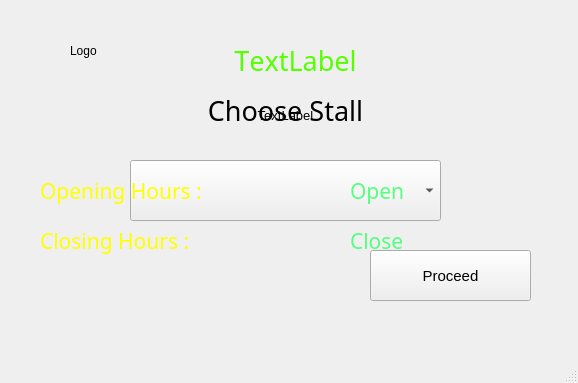
<?xml version="1.0" encoding="UTF-8"?>
<ui version="4.0">
 <class>MainWindow</class>
 <widget class="QMainWindow" name="MainWindow">
  <property name="geometry">
   <rect>
    <x>0</x>
    <y>0</y>
    <width>578</width>
    <height>383</height>
   </rect>
  </property>
  <property name="windowTitle">
   <string>MainWindow</string>
  </property>
  <widget class="QWidget" name="centralwidget">
   <widget class="QLabel" name="label">
    <property name="geometry">
     <rect>
      <x>0</x>
      <y>0</y>
      <width>571</width>
      <height>371</height>
     </rect>
    </property>
    <property name="text">
     <string/>
    </property>
    <property name="pixmap">
     <pixmap>background.jpeg</pixmap>
    </property>
    <property name="scaledContents">
     <bool>true</bool>
    </property>
   </widget>
   <widget class="QLabel" name="ch_stall">
    <property name="geometry">
     <rect>
      <x>130</x>
      <y>80</y>
      <width>311</width>
      <height>61</height>
     </rect>
    </property>
    <property name="font">
     <font>
      <family>Bradley Hand ITC</family>
      <pointsize>20</pointsize>
     </font>
    </property>
    <property name="autoFillBackground">
     <bool>true</bool>
    </property>
    <property name="text">
     <string>Choose Stall</string>
    </property>
    <property name="alignment">
     <set>Qt::AlignCenter</set>
    </property>
   </widget>
   <widget class="QComboBox" name="comboBox">
    <property name="geometry">
     <rect>
      <x>130</x>
      <y>160</y>
      <width>311</width>
      <height>61</height>
     </rect>
    </property>
   </widget>
   <widget class="QLabel" name="stall_name">
    <property name="geometry">
     <rect>
      <x>140</x>
      <y>20</y>
      <width>311</width>
      <height>81</height>
     </rect>
    </property>
    <property name="palette">
     <palette>
      <active>
       <colorrole role="WindowText">
        <brush brushstyle="SolidPattern">
         <color alpha="255">
          <red>85</red>
          <green>255</green>
          <blue>0</blue>
         </color>
        </brush>
       </colorrole>
      </active>
      <inactive>
       <colorrole role="WindowText">
        <brush brushstyle="SolidPattern">
         <color alpha="255">
          <red>85</red>
          <green>255</green>
          <blue>0</blue>
         </color>
        </brush>
       </colorrole>
      </inactive>
      <disabled>
       <colorrole role="WindowText">
        <brush brushstyle="SolidPattern">
         <color alpha="255">
          <red>120</red>
          <green>120</green>
          <blue>120</blue>
         </color>
        </brush>
       </colorrole>
      </disabled>
     </palette>
    </property>
    <property name="font">
     <font>
      <family>Bradley Hand ITC</family>
      <pointsize>20</pointsize>
      <stylestrategy>PreferDefault</stylestrategy>
      <kerning>false</kerning>
     </font>
    </property>
    <property name="text">
     <string>TextLabel</string>
    </property>
    <property name="alignment">
     <set>Qt::AlignCenter</set>
    </property>
   </widget>
   <widget class="QLabel" name="desc">
    <property name="geometry">
     <rect>
      <x>10</x>
      <y>100</y>
      <width>551</width>
      <height>31</height>
     </rect>
    </property>
    <property name="font">
     <font>
      <pointsize>10</pointsize>
     </font>
    </property>
    <property name="text">
     <string>TextLabel</string>
    </property>
    <property name="alignment">
     <set>Qt::AlignCenter</set>
    </property>
   </widget>
   <widget class="QLabel" name="logo">
    <property name="geometry">
     <rect>
      <x>70</x>
      <y>10</y>
      <width>141</width>
      <height>81</height>
     </rect>
    </property>
    <property name="text">
     <string>Logo</string>
    </property>
   </widget>
   <widget class="QLabel" name="label_2">
    <property name="geometry">
     <rect>
      <x>40</x>
      <y>170</y>
      <width>221</width>
      <height>41</height>
     </rect>
    </property>
    <property name="palette">
     <palette>
      <active>
       <colorrole role="WindowText">
        <brush brushstyle="SolidPattern">
         <color alpha="255">
          <red>255</red>
          <green>255</green>
          <blue>0</blue>
         </color>
        </brush>
       </colorrole>
      </active>
      <inactive>
       <colorrole role="WindowText">
        <brush brushstyle="SolidPattern">
         <color alpha="255">
          <red>255</red>
          <green>255</green>
          <blue>0</blue>
         </color>
        </brush>
       </colorrole>
      </inactive>
      <disabled>
       <colorrole role="WindowText">
        <brush brushstyle="SolidPattern">
         <color alpha="255">
          <red>120</red>
          <green>120</green>
          <blue>120</blue>
         </color>
        </brush>
       </colorrole>
      </disabled>
     </palette>
    </property>
    <property name="font">
     <font>
      <family>Bradley Hand ITC</family>
      <pointsize>16</pointsize>
     </font>
    </property>
    <property name="text">
     <string>Opening Hours :</string>
    </property>
   </widget>
   <widget class="QLabel" name="label_3">
    <property name="geometry">
     <rect>
      <x>40</x>
      <y>220</y>
      <width>231</width>
      <height>41</height>
     </rect>
    </property>
    <property name="palette">
     <palette>
      <active>
       <colorrole role="WindowText">
        <brush brushstyle="SolidPattern">
         <color alpha="255">
          <red>255</red>
          <green>255</green>
          <blue>0</blue>
         </color>
        </brush>
       </colorrole>
      </active>
      <inactive>
       <colorrole role="WindowText">
        <brush brushstyle="SolidPattern">
         <color alpha="255">
          <red>255</red>
          <green>255</green>
          <blue>0</blue>
         </color>
        </brush>
       </colorrole>
      </inactive>
      <disabled>
       <colorrole role="WindowText">
        <brush brushstyle="SolidPattern">
         <color alpha="255">
          <red>120</red>
          <green>120</green>
          <blue>120</blue>
         </color>
        </brush>
       </colorrole>
      </disabled>
     </palette>
    </property>
    <property name="font">
     <font>
      <family>Bradley Hand ITC</family>
      <pointsize>16</pointsize>
     </font>
    </property>
    <property name="text">
     <string>Closing Hours :</string>
    </property>
   </widget>
   <widget class="QLabel" name="open_time">
    <property name="geometry">
     <rect>
      <x>350</x>
      <y>170</y>
      <width>171</width>
      <height>41</height>
     </rect>
    </property>
    <property name="palette">
     <palette>
      <active>
       <colorrole role="WindowText">
        <brush brushstyle="SolidPattern">
         <color alpha="255">
          <red>85</red>
          <green>255</green>
          <blue>127</blue>
         </color>
        </brush>
       </colorrole>
      </active>
      <inactive>
       <colorrole role="WindowText">
        <brush brushstyle="SolidPattern">
         <color alpha="255">
          <red>85</red>
          <green>255</green>
          <blue>127</blue>
         </color>
        </brush>
       </colorrole>
      </inactive>
      <disabled>
       <colorrole role="WindowText">
        <brush brushstyle="SolidPattern">
         <color alpha="255">
          <red>120</red>
          <green>120</green>
          <blue>120</blue>
         </color>
        </brush>
       </colorrole>
      </disabled>
     </palette>
    </property>
    <property name="font">
     <font>
      <family>Bradley Hand ITC</family>
      <pointsize>16</pointsize>
     </font>
    </property>
    <property name="text">
     <string>Open</string>
    </property>
   </widget>
   <widget class="QLabel" name="close_time">
    <property name="geometry">
     <rect>
      <x>350</x>
      <y>220</y>
      <width>171</width>
      <height>41</height>
     </rect>
    </property>
    <property name="palette">
     <palette>
      <active>
       <colorrole role="WindowText">
        <brush brushstyle="SolidPattern">
         <color alpha="255">
          <red>85</red>
          <green>255</green>
          <blue>127</blue>
         </color>
        </brush>
       </colorrole>
      </active>
      <inactive>
       <colorrole role="WindowText">
        <brush brushstyle="SolidPattern">
         <color alpha="255">
          <red>85</red>
          <green>255</green>
          <blue>127</blue>
         </color>
        </brush>
       </colorrole>
      </inactive>
      <disabled>
       <colorrole role="WindowText">
        <brush brushstyle="SolidPattern">
         <color alpha="255">
          <red>120</red>
          <green>120</green>
          <blue>120</blue>
         </color>
        </brush>
       </colorrole>
      </disabled>
     </palette>
    </property>
    <property name="font">
     <font>
      <family>Bradley Hand ITC</family>
      <pointsize>16</pointsize>
     </font>
    </property>
    <property name="text">
     <string>Close</string>
    </property>
   </widget>
   <widget class="QPushButton" name="proceed">
    <property name="geometry">
     <rect>
      <x>370</x>
      <y>250</y>
      <width>161</width>
      <height>51</height>
     </rect>
    </property>
    <property name="font">
     <font>
      <pointsize>11</pointsize>
     </font>
    </property>
    <property name="text">
     <string>Proceed</string>
    </property>
   </widget>
  </widget>
  <widget class="QMenuBar" name="menubar">
   <property name="geometry">
    <rect>
     <x>0</x>
     <y>0</y>
     <width>578</width>
     <height>31</height>
    </rect>
   </property>
  </widget>
  <widget class="QStatusBar" name="statusbar"/>
 </widget>
 <resources/>
 <connections/>
</ui>
